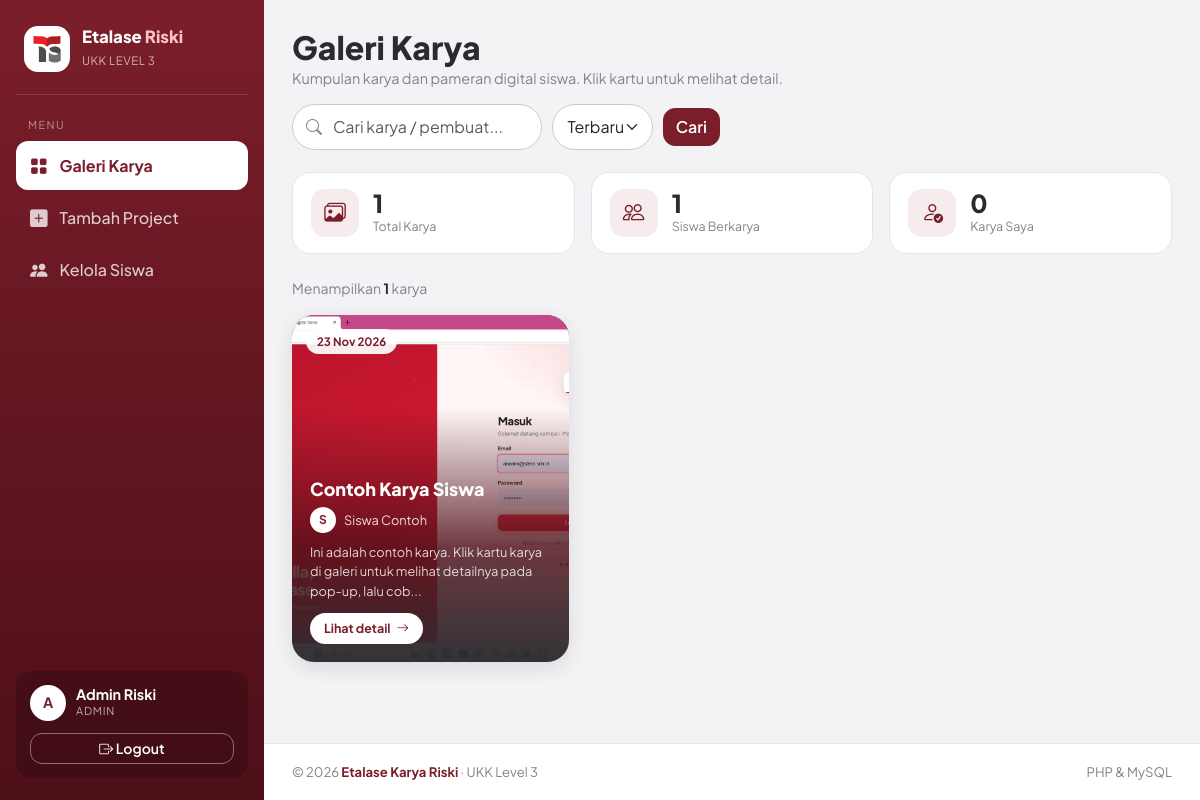
Page /index.php (signed in) on the committed database.
### tables this page shows
CREATE TABLE IF NOT EXISTS projects (
    id INT AUTO_INCREMENT PRIMARY KEY,
    user_id INT NOT NULL,
    nama_project VARCHAR(150) NOT NULL,
    deskripsi TEXT NOT NULL,
    gambar VARCHAR(255) NOT NULL,
    link_project VARCHAR(255) NOT NULL,
    created_at TIMESTAMP DEFAULT CURRENT_TIMESTAMP,
    FOREIGN KEY (user_id) REFERENCES users(id) ON DELETE CASCADE
);

CREATE TABLE IF NOT EXISTS users (
    id INT AUTO_INCREMENT PRIMARY KEY,
    nama VARCHAR(100) NOT NULL,
    email VARCHAR(100) UNIQUE NOT NULL,
    password VARCHAR(255) NOT NULL,
    role ENUM('super_admin', 'admin', 'siswa') DEFAULT 'siswa'
);

### middleware/auth_check.php (called while the page is built, shortened)
<?php
function e($value): string {
    return htmlspecialchars((string) $value, ENT_QUOTES, 'UTF-8');
}
function initial_of($name): string {
    $name = trim((string) $name);
    return $name === '' ? '?' : mb_strtoupper(mb_substr($name, 0, 1, 'UTF-8'), 'UTF-8');
}
function is_staff(): bool {
    return in_array($_SESSION['role'] ?? '', ['admin', 'super_admin'], true);
}

### index.php (the view, shortened to what this page needs)
<?php
require_once 'config/kuis_db.php';
require_once 'middleware/auth_check.php';
$cari = trim($_GET['cari'] ?? '');
$urut = $_GET['urut'] ?? 'terbaru';
$orderMap = [
    'terbaru' => 'projects.created_at DESC, projects.id DESC',
    'terlama' => 'projects.created_at ASC, projects.id ASC',
    'judul'   => 'projects.nama_project ASC',
];
$order = $orderMap[$urut];
if ($cari !== '') {
    $stmt = $pdo->prepare("SELECT projects.*, users.nama AS pembuat
                           FROM projects
                           JOIN users ON projects.user_id = users.id
                           WHERE projects.nama_project LIKE :k1 OR users.nama LIKE :k2
                           ORDER BY $order");
    $stmt->execute([':k1' => "%$cari%", ':k2' => "%$cari%"]);
} else {
    $stmt = $pdo->query("SELECT projects.*, users.nama AS pembuat
                         FROM projects
                         JOIN users ON projects.user_id = users.id
                         ORDER BY $order");
}
$projects = $stmt->fetchAll();
$totalKarya = (int) $pdo->query("SELECT COUNT(*) FROM projects")->fetchColumn();
$totalSiswa = (int) $pdo->query("SELECT COUNT(DISTINCT user_id) FROM projects")->fetchColumn();
$mine = $pdo->prepare("SELECT COUNT(*) FROM projects WHERE user_id = :u");
$mine->execute([':u' => $_SESSION['user_id']]);
$karyaSaya = (int) $mine->fetchColumn();
?>
<!DOCTYPE html>
<html lang="id">
<head>
    <link href="https://cdn.jsdelivr.net/npm/bootstrap@5.3.0/dist/css/bootstrap.min.css" rel="stylesheet">
    <link rel="stylesheet" href="https://cdn.jsdelivr.net/npm/bootstrap-icons@1.11.0/font/bootstrap-icons.css">
    <link rel="stylesheet" href="assets/css/theme.css">
    <link rel="stylesheet" href="assets/css/dashboard.css">
    <link rel="stylesheet" href="assets/css/popup.css">
</head>
<body>
<?php require __DIR__ . '/includes/navbar.php'; ?>
<div class="container">
    <div class="topbar">
        <div>
            <h2>Galeri Karya</h2>
            <p>Kumpulan karya dan pameran digital siswa. Klik kartu untuk melihat detail.</p>
        </div>
        <form method="GET" action="index.php" class="topbar-tools">
            <div class="search-box">
                <i class="bi bi-search"></i>
                <input type="text" name="cari" class="form-control" placeholder="Cari karya / pembuat..." value="<?= e($cari) ?>">
            </div>
            <select name="urut" class="form-select" onchange="this.form.submit()" aria-label="Urutkan">
                <option value="terbaru" <?= $urut === 'terbaru' ? 'selected' : '' ?>>Terbaru</option>
            </select>
            <button type="submit" class="btn btn-primary">Cari</button>
        </form>
    </div>
    <div class="row g-3 mb-4">
        <div class="col-sm-4"><div class="stat-card"><div class="icon-box"><i class="bi bi-images"></i></div><div><div class="num"><?= $totalKarya ?></div><div class="lbl">Total Karya</div></div></div></div>
        <div class="col-sm-4"><div class="stat-card"><div class="icon-box"><i class="bi bi-people"></i></div><div><div class="num"><?= $totalSiswa ?></div><div class="lbl">Siswa Berkarya</div></div></div></div>
        <div class="col-sm-4"><div class="stat-card"><div class="icon-box"><i class="bi bi-person-check"></i></div><div><div class="num"><?= $karyaSaya ?></div><div class="lbl">Karya Saya</div></div></div></div>
    </div>
    <div class="result-info mb-3">
        <?php if ($cari !== ''): ?>
            Menampilkan <b><?= count($projects) ?></b> hasil untuk &ldquo;<b><?= e($cari) ?></b>&rdquo;
        <?php else: ?>
            Menampilkan <b><?= count($projects) ?></b> karya
        <?php endif; ?>
    </div>
    <div class="row g-4">
        <?php if (count($projects) > 0): ?>
            <?php foreach ($projects as $p): ?>
                <?php $canManage = is_staff() || $_SESSION['user_id'] == $p['user_id']; ?>
                <div class="col-sm-6 col-xl-4">
                    <article class="project-card" tabindex="0" role="button"
                         data-id="<?= (int) $p['id'] ?>"
                         data-judul="<?= e($p['nama_project']) ?>"
                         data-pembuat="<?= e($p['pembuat']) ?>"
                         data-inisial="<?= e(initial_of($p['pembuat'])) ?>"
                         data-deskripsi="<?= e($p['deskripsi']) ?>"
                         data-link="<?= e($p['link_project']) ?>"
                         data-gambar="uploads/<?= e($p['gambar']) ?>"
                         data-tanggal="<?= e(date('d M Y', strtotime($p['created_at']))) ?>"
                         data-manage="<?= $canManage ? '1' : '0' ?>">
                        <img src="uploads/<?= e($p['gambar']) ?>" class="art-img" alt="Gambar <?= e($p['nama_project']) ?>">
                        <span class="art-date"><?= e(date('d M Y', strtotime($p['created_at']))) ?></span>
                        <div class="art-overlay">
                            <h5 class="art-title"><?= e($p['nama_project']) ?></h5>
                            <div class="art-author">
                                <span class="avatar avatar-sm"><?= e(initial_of($p['pembuat'])) ?></span>
                                <span><?= e($p['pembuat']) ?></span>
                            </div>
                            <p class="art-desc"><?= e(mb_strimwidth($p['deskripsi'], 0, 100, '...')) ?></p>
                            <span class="art-cta">Lihat detail <i class="bi bi-arrow-right"></i></span>
                        </div>
                    </article>
                </div>
            <?php endforeach; ?>
        <?php endif; ?>
    </div>
</div>
<?php require __DIR__ . '/includes/footer.php'; ?>
</body>
</html>

### assets/css/theme.css (style rules this page uses)
:root { --maroon: #7b1e2b; --maroon-dark: #4d0f18; --maroon-soft: #f7eced; --ink: #2a2b2f; --gray-700: #4b4e55; --gray-500: #80838b; --gray-300: #c9cbd0; --gray-200: #e5e6e9; --gray-100: #f3f3f5; --sidebar-w: 264px; --bs-primary: #7b1e2b; --bs-primary-rgb: 123, 30, 43; --bs-link-color: #7b1e2b; --bs-link-color-rgb: 123, 30, 43; --bs-link-hover-color: #4d0f18; --bs-link-hover-color-rgb: 77, 15, 24; --bs-body-font-family: 'Plus Jakarta Sans', system-ui, -apple-system, 'Segoe UI', Roboto, sans-serif; }
body { font-family: var(--bs-body-font-family); background: var(--gray-100); color: var(--ink); }
.app-content > .container, .app-content > .page-wrap { width: 100%; max-width: 1180px; margin-left: auto; margin-right: auto; padding: 28px 28px 0; flex: 1 0 auto; }
.avatar { width: 36px; height: 36px; border-radius: 50%; background: var(--maroon); color: #fff; font-weight: 700; font-size: .9rem; display: inline-flex; align-items: center; justify-content: center; flex-shrink: 0; }
.avatar-sm { width: 26px; height: 26px; font-size: .75rem; }
.btn { border-radius: 12px; font-weight: 600; }
.btn-primary, .btn-success { --bs-btn-color: #ffffff; --bs-btn-bg: var(--maroon); --bs-btn-border-color: var(--maroon); --bs-btn-hover-color: #ffffff; --bs-btn-hover-bg: var(--maroon-dark); --bs-btn-hover-border-color: var(--maroon-dark); --bs-btn-focus-shadow-rgb: 123, 30, 43; --bs-btn-active-color: #ffffff; --bs-btn-active-bg: #3a080f; --bs-btn-active-border-color: #3a080f; --bs-btn-disabled-bg: var(--maroon); --bs-btn-disabled-border-color: var(--maroon); }
.form-control, .form-select { border-radius: 12px; border-color: var(--gray-300); padding: .62rem .9rem; }

### rows in the picture
projects: gambar (picture), created_at "23 Nov 2026", nama_project "Contoh Karya Siswa", user.nama "S", user.nama "Siswa Contoh", deskripsi "Ini adalah contoh karya. Klik kartu karya di galeri untuk melihat detailnya pada pop-up, lalu cob..."

### other values in the picture
initial_of($_SESSION['nama'] ?? '') "A"
$_SESSION['nama'] "Admin Riski"
str_replace('_', ' ', $_SESSION['role']) "ADMIN"
$totalKarya "1"
$totalSiswa "1"
$karyaSaya "0"
count($projects) "1"
